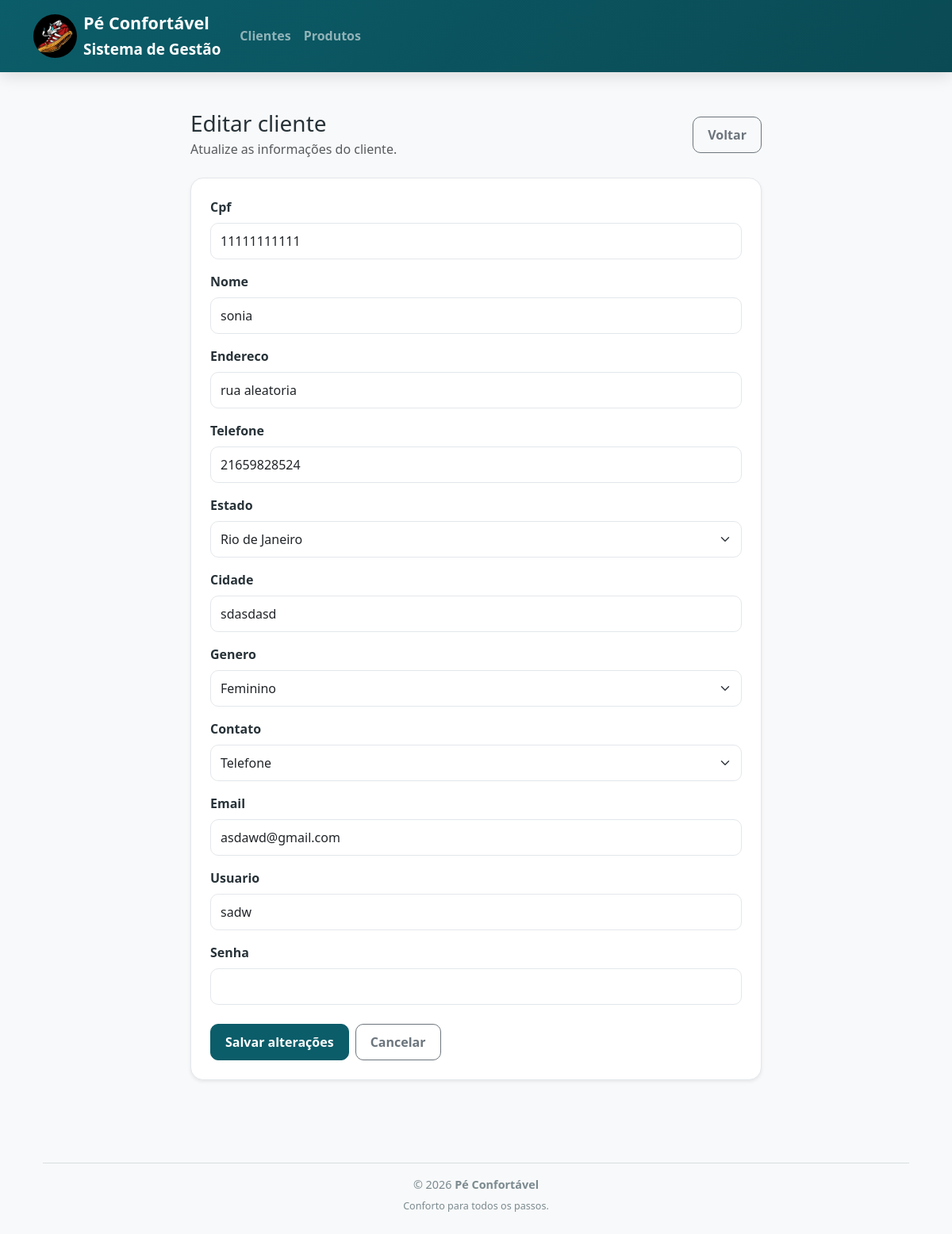
Page /clientes/editar/1/ on the committed database.
### loja/models.py (models this page shows, shortened)
class Cliente(models.Model):
    ESTADOS = [
        ('RJ', 'Rio de Janeiro'),
        ('SP', 'São Paulo'),
        ('MG', 'Minas Gerais'),
        ('ES', 'Espírito Santo'),
        ('PR', 'Paraná'),
        ('BA', 'Bahia'),
        ('RS', 'Rio Grande do Sul'),
    ]
    GENEROS = [
        ('M', 'Masculino'),
        ('F', 'Feminino'),
        ('O', 'Outros'),
    ]
    CONTATOS = [
        ('C', 'Carta'),
        ('E', 'E-mail'),
        ('T', 'Telefone'),
        ('F', 'Fax'),
    ]
    cpf = models.CharField(max_length=11)
    nome = models.CharField(max_length=70)
    endereco = models.CharField(max_length=100)
    telefone = models.CharField(max_length=11)
    estado = models.CharField(max_length=2, choices=ESTADOS)
    cidade = models.CharField(max_length=50)
    genero = models.CharField(max_length=1, choices=GENEROS)
    contato = models.CharField(max_length=1, choices=CONTATOS)
    email = models.EmailField()
    usuario = models.CharField(max_length=100)
    senha = models.CharField(max_length=8)

### loja/views.py (the view)
def editar_cliente(request, id):
    cliente = get_object_or_404(Cliente, id=id)
    if request.method == 'POST':
        form = ClienteForm(request.POST, instance=cliente)
        if form.is_valid():
            form.save()
            messages.success(request, 'Cliente atualizado com sucesso.')
            return redirect('lista_clientes')
    else:
        form = ClienteForm(instance=cliente)
    return render(
        request,
        'clientes/editar_clientes.html',
        {
            'form': form,
            'cliente': cliente
        }
    )

### loja/forms.py (shortened to what this page needs)
class ClienteForm(forms.ModelForm):
    senha = forms.CharField(
        widget=forms.PasswordInput(
            attrs={
                'class': 'form-control'
            }
        )
    )
    class Meta:
        model = Cliente
        fields = '__all__'
    def __init__(self, *args, **kwargs):
        super().__init__(*args, **kwargs)
        for field in self.fields.values():
            if isinstance(field.widget, forms.Select):
                field.widget.attrs['class'] = 'form-select'
            else:
                field.widget.attrs['class'] = 'form-control'

### loja/templates/clientes/editar_clientes.html (shortened to what this page needs)
{% extends 'base.html' %}
{% block content %}
<div class="row justify-content-center">
    <div class="col-lg-8">
        <div class="d-flex justify-content-between align-items-center mb-4">
            <div>
                <h1 class="h3 mb-1">Editar cliente</h1>
                <p class="text-muted mb-0">
                    Atualize as informações do cliente.
                </p>
            </div>
            <a href="{% url 'lista_clientes' %}" class="btn btn-outline-secondary">
                Voltar
            </a>
        </div>
        <div class="card shadow-sm">
            <div class="card-body p-4">
                <form method="post" novalidate>
                    {% for field in form %}
                        <div class="mb-3">
                            <label for="{{ field.id_for_label }}" class="form-label">
                                {{ field.label }}
                            </label>
                            {{ field }}
                        </div>
                    {% endfor %}
                    <div class="d-flex gap-2 mt-4">
                        <button type="submit" class="btn btn-primary">
                            Salvar alterações
                        </button>
                        <a href="{% url 'lista_clientes' %}" class="btn btn-outline-secondary">
                            Cancelar
                        </a>
                    </div>
                </form>
            </div>
        </div>
    </div>
</div>
{% endblock %}

### loja/static/loja/CSS/estilo.css (style rules this page uses)
:root { --primaria:#0B5D69; --primaria-hover:#094A54; --secundaria:#3BBFA7; --fundo:#F7F8FA; --card:#FFFFFF; --texto:#273238; --texto-claro:#7B8A8F; --cor-perigo:#E76F51; --borda:#E3E7EB; --radius:16px; }
body { background:var(--fundo); color:var(--texto); font-family: "Segoe UI", sans-serif; }
h1 { font-weight:700; }
.card { border: 1px solid var(--borda); border-radius: var(--radius); background: var(--card); box-shadow: 0 10px 30px rgba(11, 93, 105, 0.08); }
.card-body { padding: 1.5rem; }
.btn { border-radius: 10px; font-weight: 600; padding: 10px 18px; transition: 0.2s ease; }
.btn-primary { background-color: var(--primaria); border-color: var(--primaria); }
.form-label { font-weight: 600; color: var(--texto); }
.form-control, .form-select { min-height: 46px; border: 1px solid var(--borda); border-radius: 10px; background-color: #ffffff; }

### rows in the picture
Cliente: form "11111111111" "sonia" "rua aleatoria" "21659828524" "Rio de Janeiro" "sdasdasd" "Feminino" "Telefone" "asdawd@gmail.com" "sadw"

### other values in the picture
{{ field.label }} "Cpf" "Nome" "Endereco" "Telefone" "Estado" "Cidade" "Genero" "Contato" "Email" "Usuario" "Senha"
